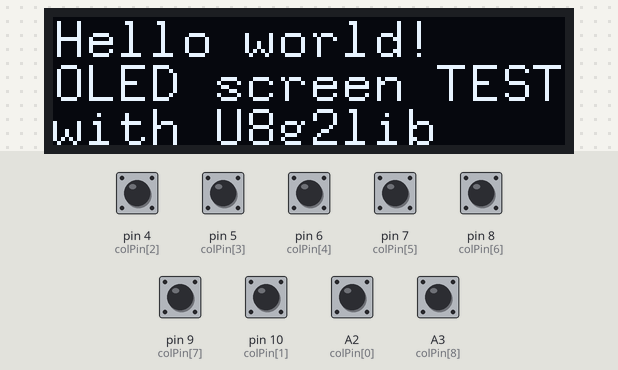
Bench run of a sketch on a simulated Arduino Uno, built with avr-gcc and run on an emulated ATmega328P. On the bench: 128×32 one-colour display. Inputs (shaded band) come from the test bench; at power-on: A2 (colPin[0]), A3 (colPin[8]), pin 4 (colPin[2]), pin 5 (colPin[3]), pin 6 (colPin[4]), pin 7 (colPin[5]), pin 8 (colPin[6]), pin 9 (colPin[7]), pin 10 (colPin[1]) HIGH. What the sketch prints to the serial monitor is not drawn.

Above: at 1.2 s.
1.3 s: pin 4 (colPin[2]) pulled LOW for 0.15 s
Timing chart, 0 to 4.3 s (numbered marks = the images above; inputs shaded):
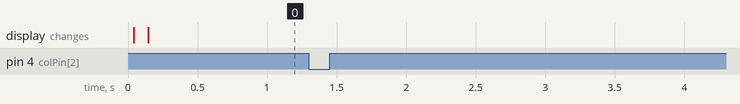

The sketch:

keyboard_push_check.ino
```cpp
/*
  Keyboard push check program.
  by MachiaWorks

  ■このファイルの利用目的
  キーマトリクススイッチの動作確認を行うこと。

  電気的に導通していればOKのはずであるが、
  実際にピンを挿してみたら動かない、なんてこともたまにあるので、
  （キースイッチを差し込んだときうまくハマらずピンが曲がる等）
  キー入力チェック用のプログラムを書いた。

  ■利用方法
  ・MsTimer2ライブラリを落としてくる（ツール→ライブラリを管理→「MsTimer2」で検索→Install）
  ・OLEDを確認してくる場合、u8g2ライブラリを落としてくる（ツール→ライブラリを管理→「MsTimer2」で検索→Install）
  ・ArduinoIDE上でソースコードの変更領域のみ変更（【書き換え部分】で検索すると引っかかるソース。Ctrl+Fで検索可能）
  ・ArduinoからFlashする（マイコンボードに書き込む）
  ・COMポートを選択し、シリアル通信の内容を確認する
  （ArduinoIDEなら、ポート選択→シリアルモニタで表示可能）
*/

#include <MsTimer2.h>

/*
  【書き換え部分】
  OLEDの実装を行わない場合、#define の部分をコメントアウトする
*/
#define OLED_CHECK

#ifdef OLED_CHECK
#include <U8g2lib.h>
U8G2_SSD1306_128X32_UNIVISION_F_HW_I2C u8g2(U8G2_R0, /* reset=*/ U8X8_PIN_NONE);
#endif

/*
  【書き換え部分】
  rowNum/colNumの数値を変更する
*/
const int rowNum =  4;//キーボードの縦軸
const int colNum = 10;//キーボードの横軸

/*
  【書き換え部分】
  rowPin/colPinの利用ピンを変更する

  どのピンを使ってるかは、QMK firmware上の記載か
  基板の現物を確認して疎通を確認するのが早い。
*/
const int rowPin[rowNum] = { A1,A0,15,14 }; //縦並びの番号。Y方向
const int colPin[colNum] = {16,10,4,5, 6,7,8,9,A3,A2 };//横並びの番号。X方向

/*
 * 以下、チェック目的なら変更不要
 * 他にチェック項目があれば適時追加でいいと思う。
===================================================================
*/

// 押されたキーの情報を管理するための配列
bool currentState[rowNum][colNum];
bool beforeState[rowNum][colNum];

//row/colのカウント変数。
int row, col;

void setup() {
  //デバッグ用のシリアル
  Serial.begin(31250);

  // 行単位の制御ピンの初期化
  for ( row = 0; row < rowNum; row++) {
    pinMode(rowPin[row], OUTPUT);
    delay(10);
    digitalWrite(rowPin[row], HIGH);
  }

  // 列情報読込みピンの初期化
  for ( col = 0; col < colNum; col++) {
    pinMode(colPin[col], INPUT_PULLUP);
  }

  // 読み取ったキーの情報を記録しておく配列を初期化する。
  for (row = 0; row < rowNum; row++) {
    for ( col = 0; col < colNum; col++) {
      currentState[row][col] = HIGH;
      beforeState[row][col] = HIGH;
    }
  }

  //タイマー起動(1秒に100/4=250回くらいのループ想定)
  MsTimer2::set(4, keyLoop); // 4ms period
  MsTimer2::start();
}

//キーボードの押下チェック。
//チャタリングはソフトウェア的に処理してないので、必要であれば適時追加
void keyLoop(){
  row = rowNum;

  // 音階キーの読取りと発音
  for (row = 0; row < rowNum; row++) {

    //一度ピンを全部ローにする
    digitalWrite( rowPin[row], LOW );
    for ( col = 0; col < colNum; col++) {
      currentState[row][col] = digitalRead(colPin[col]);
      if ( currentState[row][col] != beforeState[row][col] ) {

        Serial.print("key(");
        Serial.print(row);
        Serial.print(",");
        Serial.print(col);
        Serial.print(")");

        //high→Lowになった時のみ押したとして処理する
        if ( currentState[row][col] == LOW ) {
          Serial.println(" Push!");
        } else {
          //キーを離したときの処理
          Serial.println(" Release!");
        }
        beforeState[row][col] = currentState[row][col];
      }
    }
    //デジタルピンをHIGHにする
    digitalWrite( rowPin[row], HIGH );
  }
}

#ifdef OLED_CHECK
void dispLoop(){
  u8g2.begin();
  u8g2.clearBuffer();
  u8g2.setFont(u8g2_font_8x13_tf);
  u8g2.drawStr(0, 10, "Hello world!");
  u8g2.drawStr(0, 21, "OLED screen TEST");
  u8g2.drawStr(0, 32, "with U8g2lib");
  u8g2.sendBuffer();
}
#endif

void loop() {
  // コントロールキーの読み取り
#ifdef OLED_CHECK
  dispLoop();
#endif
}
```

Measured:
- after the input at 1.3 s, every drawn part: stays the same
